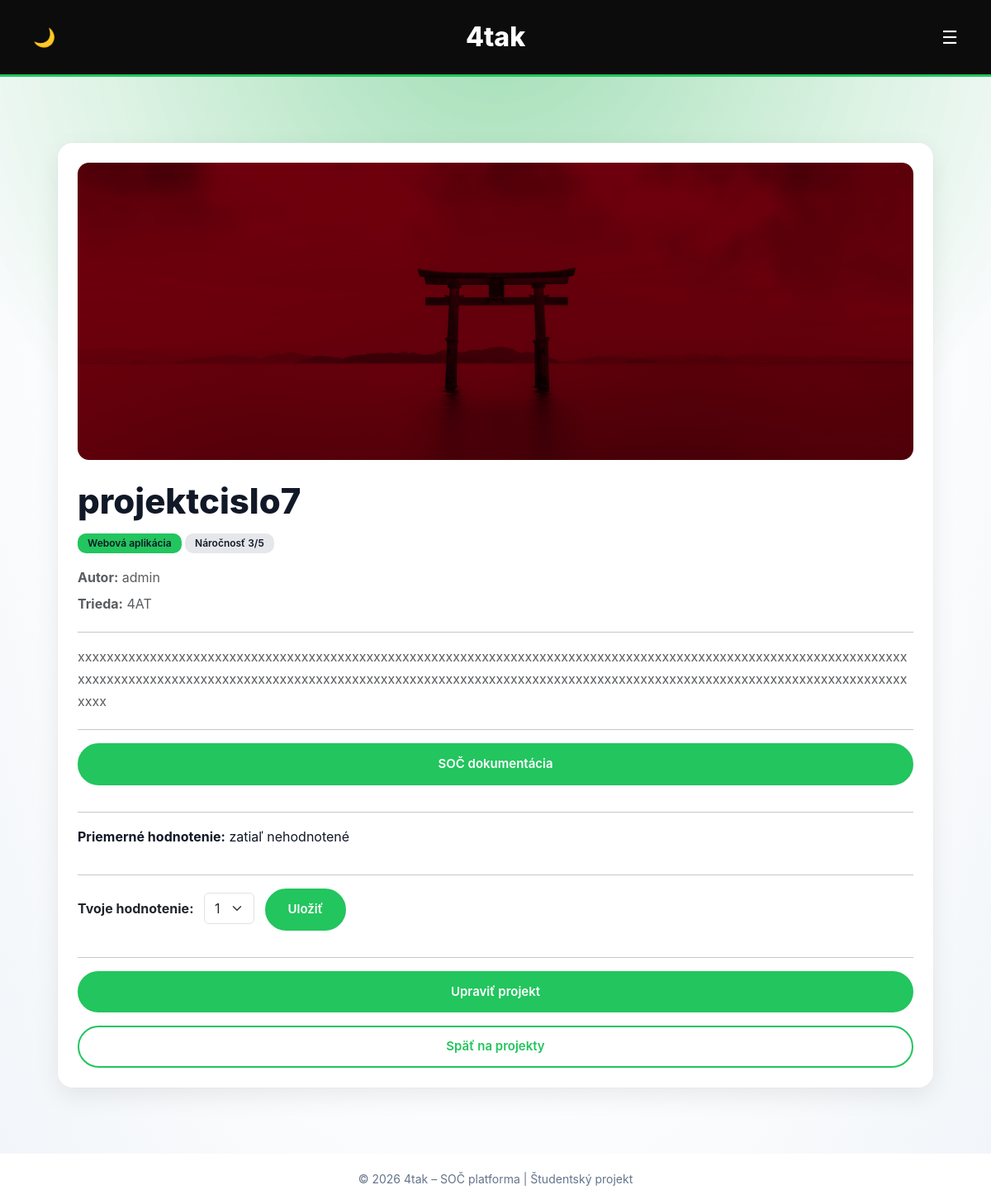
The page /projects/11/ (signed in) on the database as committed earlier.
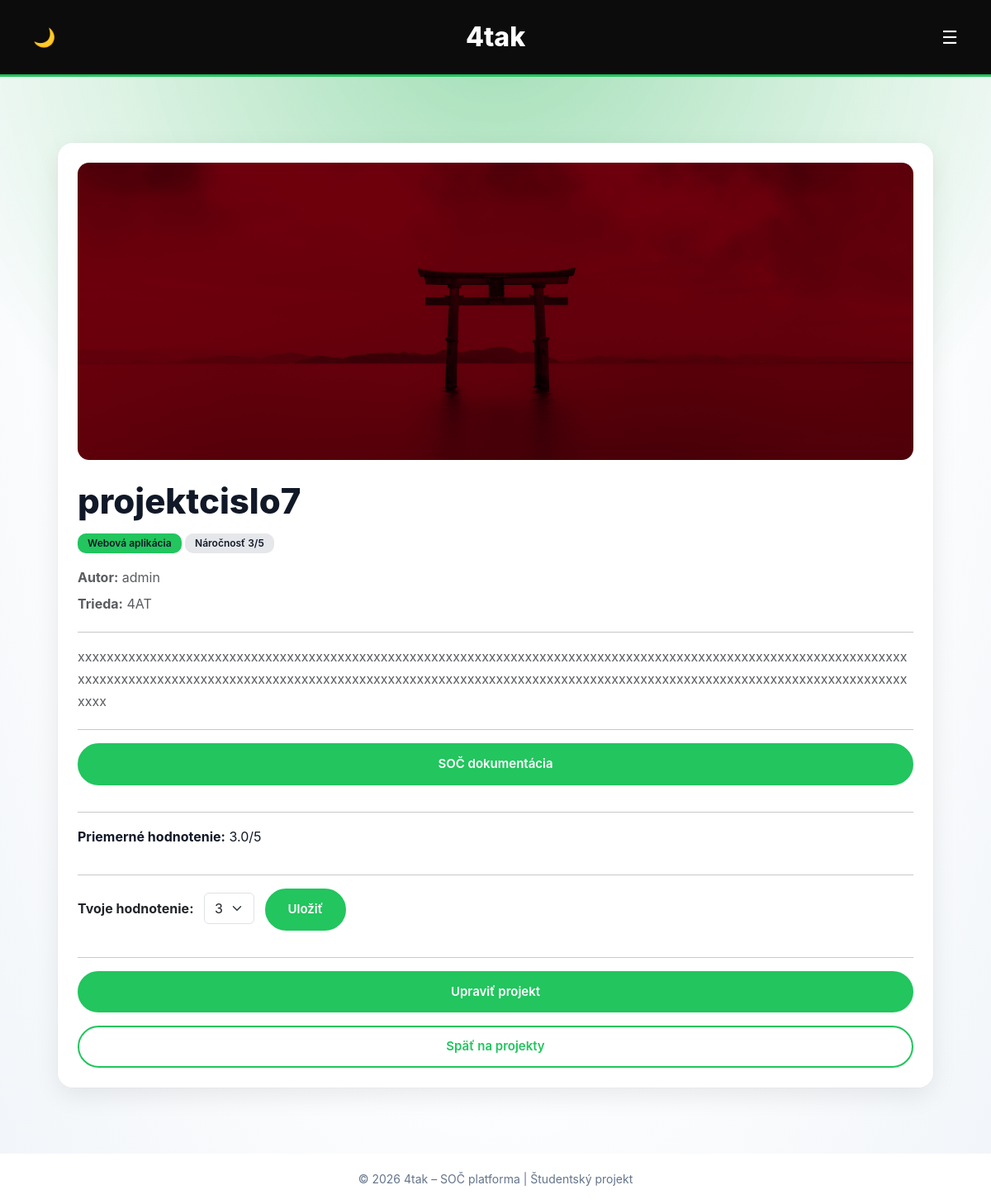
The same page on the database as committed later.
### projects/models.py (models this page shows, shortened)
class Rating(models.Model):
    project = models.ForeignKey(
        Project,
        on_delete=models.CASCADE,
        related_name='ratings'
    )
    user = models.ForeignKey(User, on_delete=models.CASCADE)
    value = models.IntegerField(choices=[(i, i) for i in range(1, 6)])
    created_at = models.DateTimeField(auto_now_add=True)
    class Meta:
        unique_together = ('project', 'user')

### projects/views.py (the view, shortened to what this page needs)
# urls.py: path('projects/<int:pk>/', project_detail, name='project_detail'),
@login_required
def project_detail(request, pk):
    project = get_object_or_404(Project, pk=pk)
    average_rating = None
    user_rating = None
    if project.approved:
        average_rating = project.ratings.aggregate(avg=Avg('value'))['avg']
        user_rating = Rating.objects.filter(
            project=project,
            user=request.user
        ).first()
    return render(request, 'projects/project_detail.html', {
        'project': project,
        'average_rating': average_rating,
        'user_rating': user_rating,
    })

### projects/templates/projects/project_detail.html (shortened to what this page needs)
{% extends "projects/base.html" %}
{% block content %}
{% load video_filters %}
<div class="card p-4">
    {% if project.image %}
        <img src="{{ project.image.url }}"
             alt="{{ project.title }}"
             style="
                width: 100%;
                max-height: 360px;
                object-fit: cover;
                border-radius: 14px;
                margin-bottom: 25px;
             ">
    {% endif %}
    <h1>{{ project.title }}</h1>
    <div class="mb-3">
        <span class="badge badge-type">
            {{ project.get_project_type_display }}
        </span>
        <span class="badge badge-difficulty">
            Náročnosť {{ project.difficulty }}/5
        </span>
    </div>
    <p class="text-muted mb-1">
        <strong>Autor:</strong> {{ project.author.username }}
    </p>
    {% if project.school_class %}
        <p class="text-muted mb-1">
            <strong>Trieda:</strong> {{ project.school_class }}
        </p>
    {% endif %}
    <hr>
    <p class="text-muted mb-1">
        {{ project.functionality }}
    </p>
    <hr>
    {% if project.documentation_pdf %}
        <a href="{{ project.documentation_pdf.url }}"
           target="_blank"
           class="btn btn-primary w-100 mb-3">
            SOČ dokumentácia
        </a>
    {% endif %}
    <hr>
    <p>
        <strong>Priemerné hodnotenie:</strong>
        {% if average_rating %}
            {{ average_rating|floatformat:1 }}/5
        {% else %}
            zatiaľ nehodnotené
        {% endif %}
    </p>
    <hr>
    {% if user.is_authenticated %}
        <form method="post" class="mb-3">
            <label for="rating"><strong>Tvoje hodnotenie:</strong></label>
            <select name="rating"
                    id="rating"
                    class="form-select w-auto d-inline-block ms-2">
                {% for i in "12345" %}
                    <option value="{{ i }}"
                        {% if user_rating and user_rating.value == i|add:"0" %}
                            selected
                        {% endif %}>
                        {{ i }}
                    </option>
                {% endfor %}
            </select>
            <button type="submit" class="btn btn-primary ms-2">
                Uložiť
            </button>
        </form>
    {% else %}
        <p class="hodnotenie">
            Pre hodnotenie sa musíš prihlásiť.
        </p>
    {% endif %}
    <hr>
    {% if user.is_authenticated and user == project.author %}
        <a href="{% url 'project_edit' project.pk %}"
           class="btn btn-primary w-100 mb-3">
            Upraviť projekt
        </a>
    {% endif %}
    {% if user.is_authenticated and user.profile.role != 'student' and not project.approved %}
    <a href="{% url 'teacher_dashboard' %}"
       class="btn btn-outline-secondary w-100">
        Späť na dashboard
    </a>
{% else %}
    <a href="{% url 'project_list' %}"
       class="btn btn-outline-secondary w-100">
        Späť na projekty
    </a>
{% endif %}
</div>
{% endblock %}

Rows that differ between the two databases and show on the page:
added Rating: rating "3"
Other text that changed with them:
{{ average_rating|floatformat:1 }}: (not shown) → "3.0"
form field rating: "1" → (not shown)
text no longer shown: "zatiaľ nehodnotené"
text now shown: "/5"
